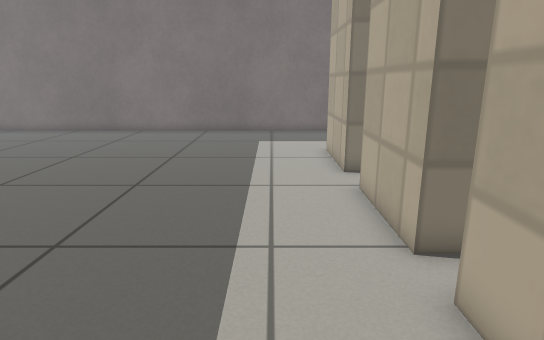
View 1 (above)

17 first-person views from a walk through a world built for the Gazebo simulator. The camera is 0.74 m above the floor, tilts 14° down and sees 75° across. The floor is counted in squares, 0.25 m on a side. Each view is taken from the middle of a square. On the plan, view 1 faces up. The plan holds only what a view shows up to about 20 squares ahead; the rest is blank. The place goes on beyond the plan. Gazebo's built-in surfaces are drawn with simple patterns.

View 2
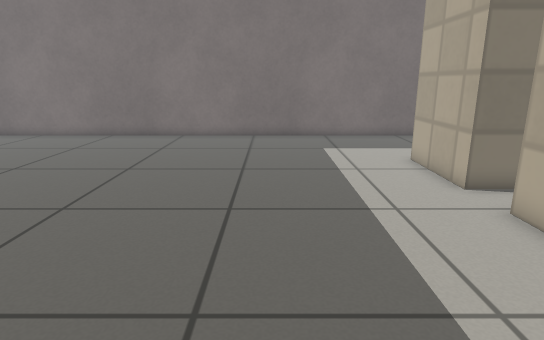

View 3
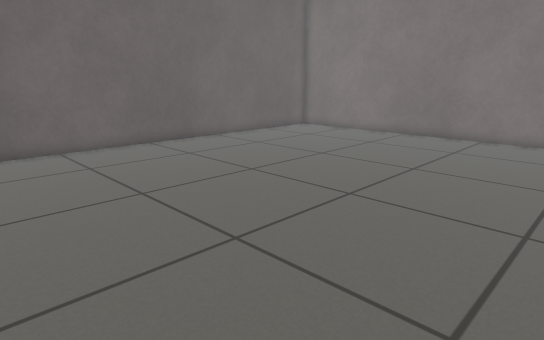

View 4
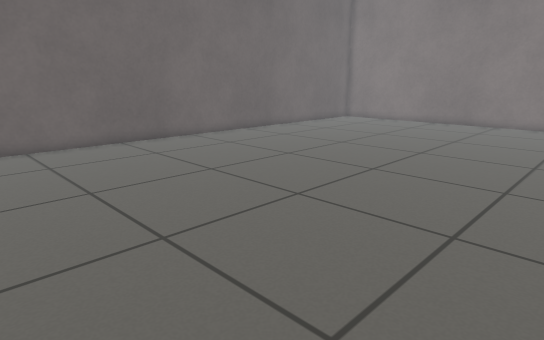

View 5
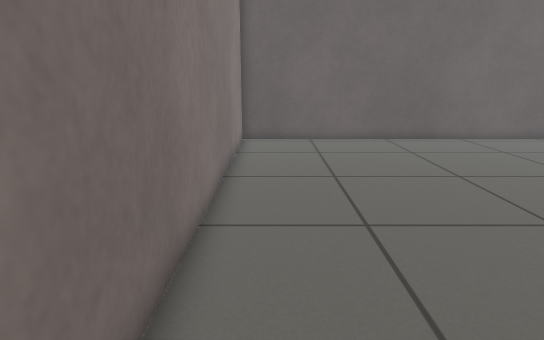

View 6
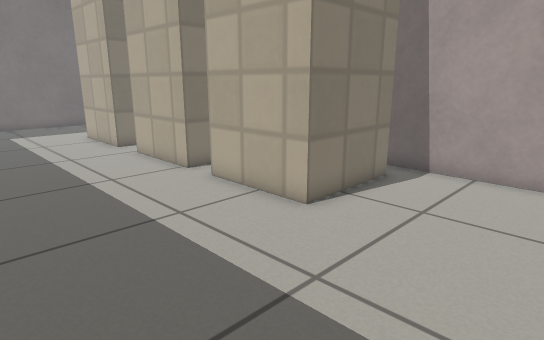

View 7
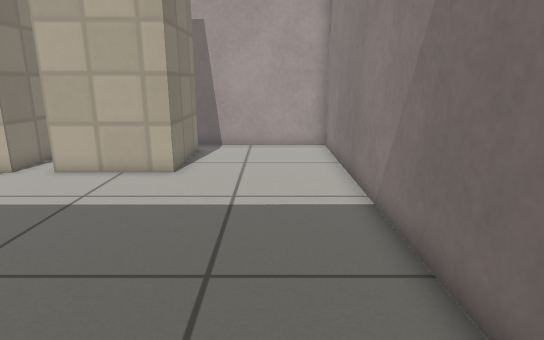

View 8
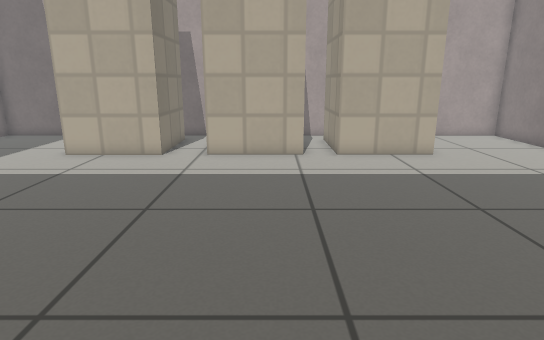

View 9
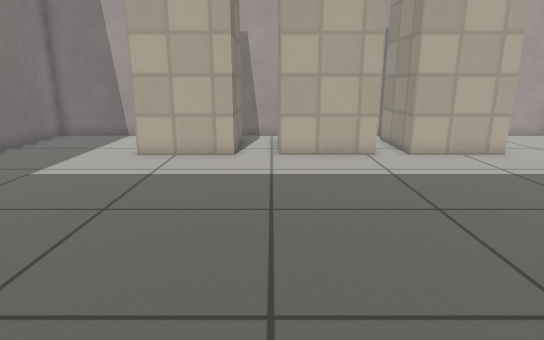

View 10
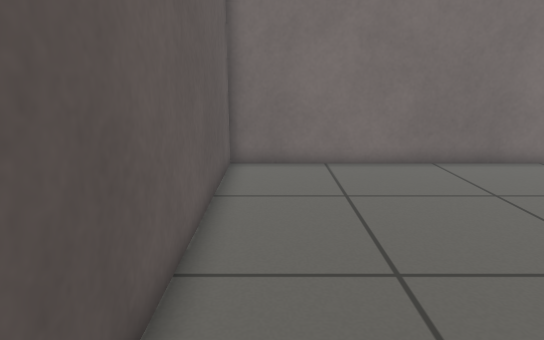

View 11
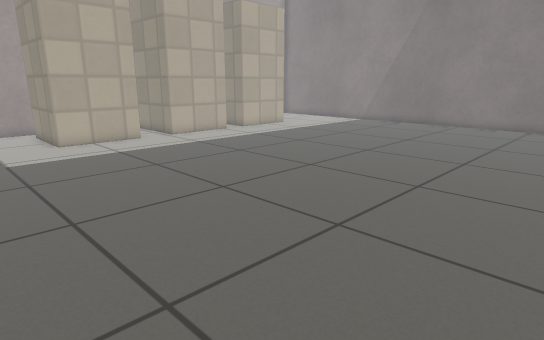

View 12
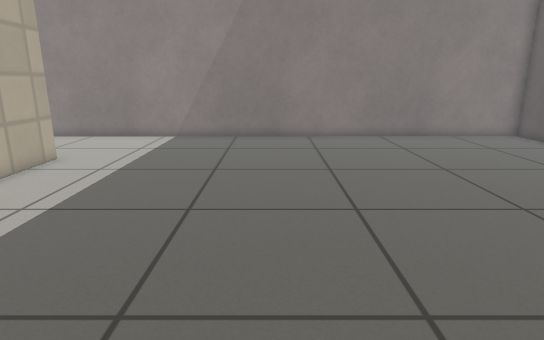

View 13
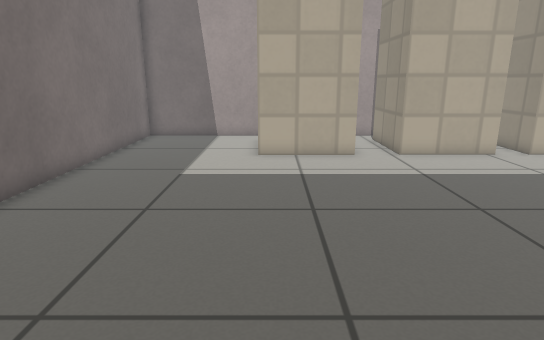

View 14
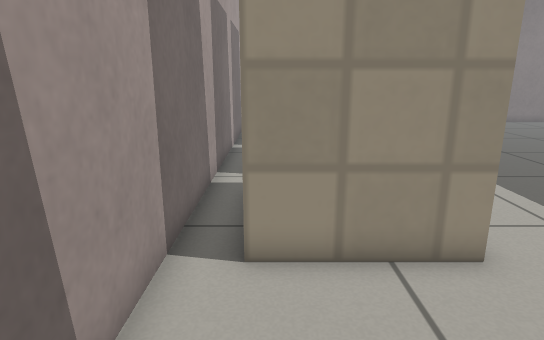

View 15
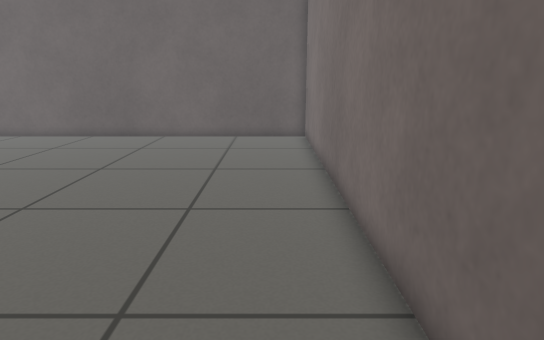

View 16
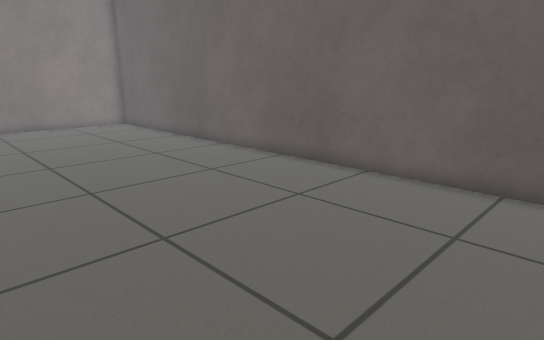

View 17
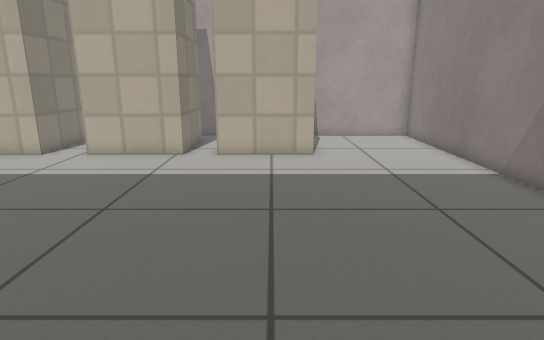

### Floor plan
Points are (right, up) in squares from view 1. A wall is a line through its corners. A room is listed if a view was taken in it or the views show most of it. See-through windows are left out.
Room 1 (views 1, 2, 3, 4, 5, 6, 7, 8, 9, 10, 11, 12, 13, 14, 15, 16, 17)
walls: (6.6, 5.7) (2.5, 5.7) (2.5, 9.7) (6.6, 9.7); (6.5, 11.6) (2.5, 11.6) (2.5, 15.6) (6.5, 15.6); (7.8, 8) (7.8, 21.9) (-19.6, 21.8) (-19.5, -5.6) (7.8, -5.5) (7.8, 2.1); (7.8, 3.1) (7.8, 7.1); (6.6, 0.3) (2.5, 0.3) (2.5, 4.3) (6.6, 4.3)

Where each view was taken, in squares from view 1:
view 1: 0 up, 0 right, facing up
view 2: 2 up, 3 left, facing up
view 3: 2 up, 3 left, facing up-left
view 4: 5 down, 2 left, facing up-left
view 5: 4 down, 1 left, facing left
view 6: 5 down, 4 left, facing up-right
view 7: 3 down, 9 left, facing right
view 8: 7 up, 12 left, facing right
view 9: 10 up, 12 left, facing right
view 10: 9 up, 18 left, facing up
view 11: 20 up, 16 left, facing down-right
view 12: 14 up, 6 left, facing down
view 13: 15 up, 12 left, facing right
view 14: 21 up, 6 right, facing down
view 15: 20 up, 0 right, facing left
view 16: 20 up, 9 left, facing down-left
view 17: 2 up, 12 left, facing right
